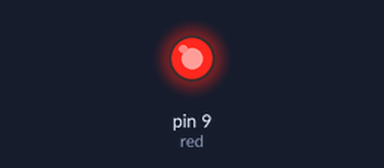
This sketch was run on a simulated Arduino Uno, built with avr-gcc and run on an emulated ATmega328P. Shown: output pins drawn as LEDs (lit = HIGH).

Above: at 0.05 s.
At 7.95 s:
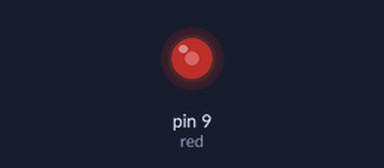
At 15.95 s:
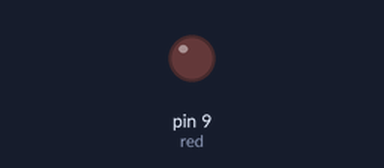
Timing chart, 0 to 20.8 s (numbered marks = the images above):
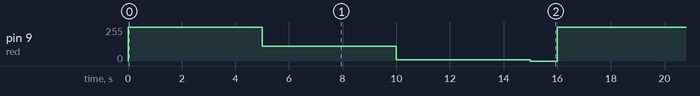

Measured:
- by itself, pin 9 (red): repeats every 16.0 s: 110/255 5.0 s, 10/255 5.0 s, 0/255 1.0 s, 255/255 5.0 s

The sketch:

simulated_analog_1.ino
```cpp
int red = 9;
int bright = 255;
int mid = 110;
int dim = 10;
int off = 0;


void setup() {
  pinMode(red,OUTPUT);

}

void loop() {
  analogWrite(red,bright);
  delay(5000);
  analogWrite(red,mid);
  delay(5000);
  analogWrite(red,dim);
  delay(5000);
  analogWrite(red,off);
  delay(1000);
}
```
